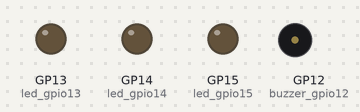
This program was run on a simulated Raspberry Pi Pico running MicroPython. Shown: output pins drawn as LEDs (lit = HIGH), buzzer (waves = sounding, pin HIGH). Random numbers come from a fixed seed.

Above: at 2.35 s.
At 7.39 s:
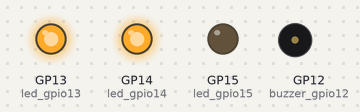
At 13.18 s:
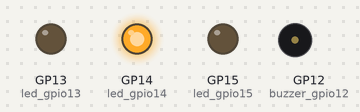
At 16.54 s:
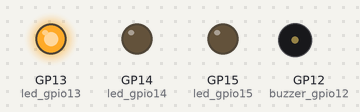
At 23.23 s:
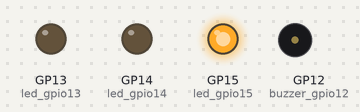
At 38.34 s:
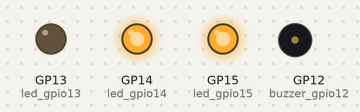
Timing chart, 0 to 40.0 s (numbered marks = the images above):
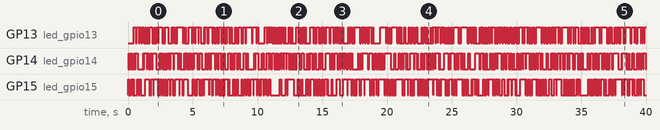

The program:

Blink.py
```python
from machine import Pin
from utime import sleep
from random import randrange, random

led_gpio15 = Pin(15, Pin.OUT)
led_gpio14 = Pin(14, Pin.OUT)
led_gpio13 = Pin(13, Pin.OUT)
buzzer_gpio12 = Pin(12, Pin.OUT)

while True:
    led_index = randrange(1,4,1)

    if led_index == 1:
        led_gpio15.toggle()
    if led_index == 2:
        led_gpio14.toggle()
    if led_index == 3:
        led_gpio13.toggle()

#   buzzer_gpio12.toggle()
    sleepTime = random()
    sleep(sleepTime * .07)
```
